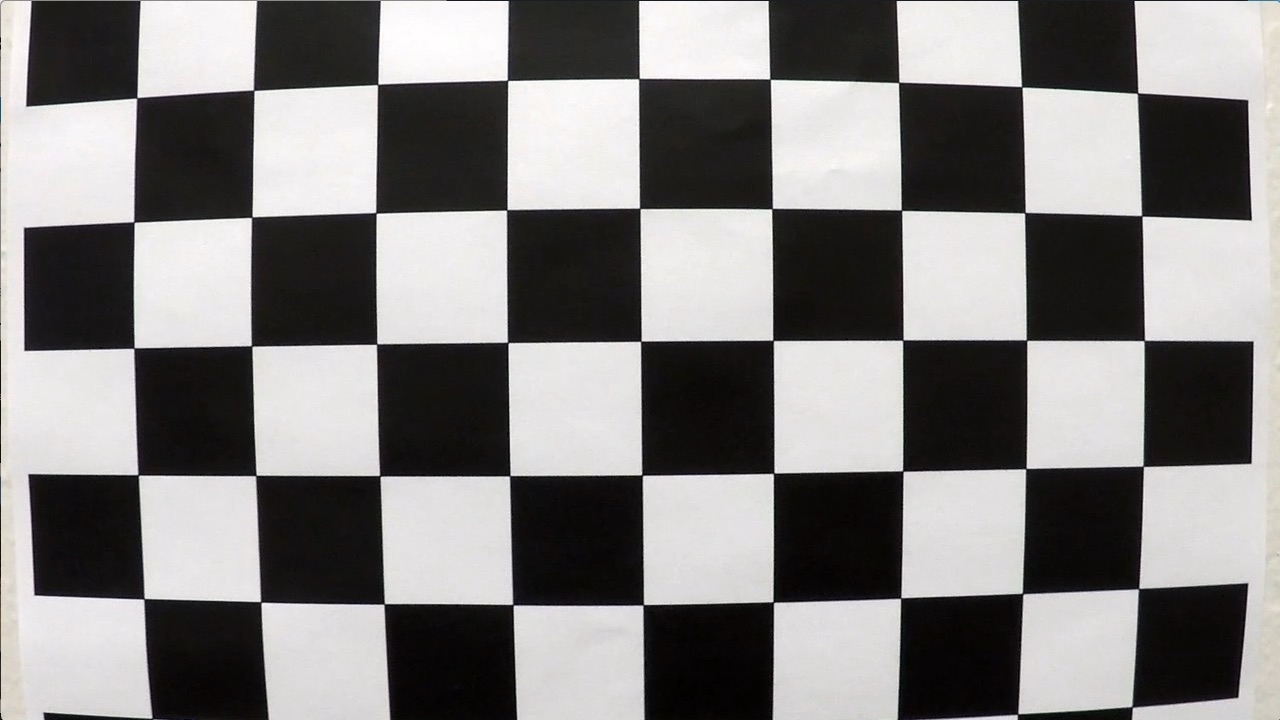
#> input picture CarND-Advanced-Lane-Lines-master/CarND-Advanced-Lane-Lines-master/camera_cal/calibration1.jpg, 1280 x 720 px; its folder holds only this picture in this run
$ jupyter execute --allow-errors example.ipynb   (shell and % lines are left out)   (older library calls are emulated)
#> lines starting #> are read from the running program, lines starting #| are printed output that depends on the picture; after the words box and inside, x2 and y2 are one past the last pixel; in counts of white or black regions, pixels touching at a corner belong together; long printed decimals are rounded
## Advanced Lane Finding Project

The goals / steps of this project are the following:

* Compute the camera calibration matrix and distortion coefficients given a set of chessboard images.
* Apply a distortion correction to raw images.
* Use color transforms, gradients, etc., to create a thresholded binary image.
* Apply a perspective transform to rectify binary image ("birds-eye view").
* Detect lane pixels and fit to find the lane boundary.
* Determine the curvature of the lane and vehicle position with respect to center.
* Warp the detected lane boundaries back onto the original image.
* Output visual display of the lane boundaries and numerical estimation of lane curvature and vehicle position.

---
## First, I'll compute the camera calibration using chessboard images

[cell 1]
import numpy as np
import cv2
import glob
import matplotlib.pyplot as plt
import matplotlib.image as mpimg

# prepare object points, like (0,0,0), (1,0,0), (2,0,0) ....,(6,5,0)
objp = np.zeros((6*9,3), np.float32)
objp[:,:2] = np.mgrid[0:9,0:6].T.reshape(-1,2)

# Arrays to store object points and image points from all the images.
objpoints = [] # 3d points in real world space
imgpoints = [] # 2d points in image plane.

# Make a list of calibration images
images = glob.glob('../camera_cal/calibration*.jpg')

# Step through the list and search for chessboard corners
for fname in images:
    img = cv2.imread(fname)
#> img is the input picture: shape (720, 1280, 3); mean B, G, R 127.8, 128.4, 130.1
    gray = cv2.cvtColor(img,cv2.COLOR_BGR2GRAY)

    # Find the chessboard corners
    ret, corners = cv2.findChessboardCorners(gray, (9,6),None)
#> ret = False; corners = None

    # If found, add object points, image points
    if ret == True:
        objpoints.append(objp)
        imgpoints.append(corners)

        # Draw and display the corners
        img = cv2.drawChessboardCorners(img, (9,6), corners, ret)
        cv2.imshow('img',img)
        cv2.waitKey(500)

cv2.destroyAllWindows()

## And so on and so forth...

[cell 2]
def cal_undistort(img, objpoints, imgpoints):
    # Use cv2.calibrateCamera() and cv2.undistort()
    ret, mtx, dist, rvecs, tvecs = cv2.calibrateCamera(objpoints, imgpoints, img_size,None,None)
    undist = cv2.undistort(img , mtx, dist, None, mtx)
    return undist

images = glob.glob('../camera_cal/calibration*.jpg')

#> (the rest of this cell did not finish here and is left out)

[cell 3]
import pickle
import numpy as np
import cv2
import glob
import matplotlib.pyplot as plt
import matplotlib.image as mpimg

image = mpimg.imread('curve.png')
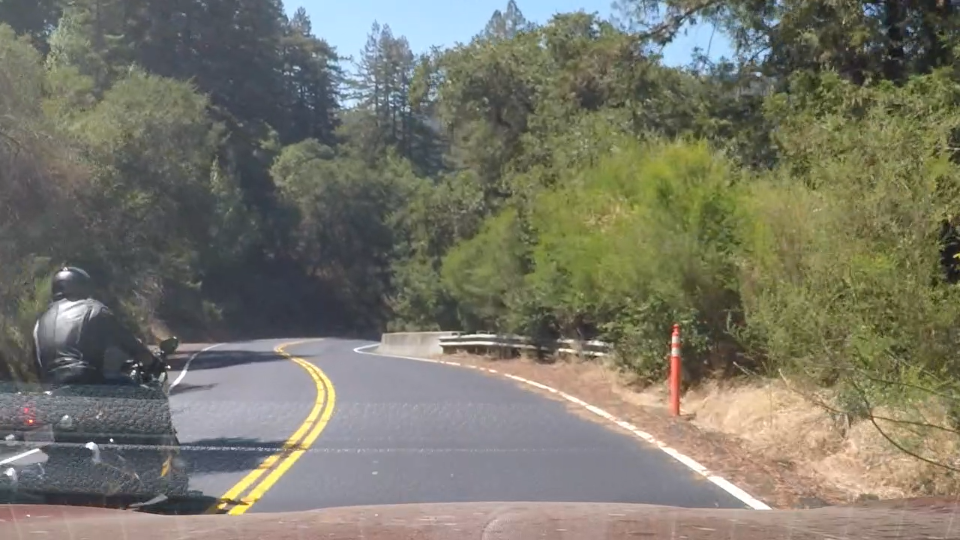
#> input picture CarND-Advanced-Lane-Lines-master/CarND-Advanced-Lane-Lines-master/examples/curve.png, 1920 x 1080 px (shown at 1/2 size)
#> image is the input picture: shape (1080, 1920, 4) float32; mean R, G, B, A 0.472, 0.466, 0.414, 1

def abs_sobel_thresh(img, orient='x', sobel_kernel=3, thresh=(0, 255)):

    # Apply the following steps to img
    # 1) Convert to grayscale
    gray = cv2.cvtColor(img, cv2.COLOR_RGB2GRAY)
    # 2) Take the derivative in x or y given orient = 'x' or 'y'
    sobelx = cv2.Sobel(gray, cv2.CV_64F, 1, 0, ksize=sobel_kernel)
    sobely = cv2.Sobel(gray, cv2.CV_64F, 0, 1, ksize=sobel_kernel)
    # 3) Take the absolute value of the derivative or gradient
    abs_sobelx = np.absolute(sobelx)
    # 4) Scale to 8-bit (0 - 255) then convert to type = np.uint8
    scaled_sobel = np.uint8(255*abs_sobelx/np.max(abs_sobelx))
    # 5) Create a mask of 1's where the scaled gradient magnitude
            # is > thresh_min and < thresh_max
    grad_binary = np.zeros_like(scaled_sobel)
    grad_binary[(scaled_sobel >= thresh[0]) & (scaled_sobel <= thresh[1])] = 1
    # 6) Return this mask as your binary_output image
    return grad_binary

def mag_thresh(img, sobel_kernel=3, mag_thresh=(0, 255)):
    # Convert to grayscale
    gray = cv2.cvtColor(img, cv2.COLOR_RGB2GRAY)
    # Take both Sobel x and y gradients
    sobelx = cv2.Sobel(gray, cv2.CV_64F, 1, 0, ksize=sobel_kernel)
    sobely = cv2.Sobel(gray, cv2.CV_64F, 0, 1, ksize=sobel_kernel)
    # Calculate the gradient magnitude
    gradmag = np.sqrt(sobelx**2 + sobely**2)
    # Rescale to 8 bit
    scale_factor = np.max(gradmag)/255
    gradmag = (gradmag/scale_factor).astype(np.uint8)
    # Create a binary image of ones where threshold is met, zeros otherwise
    mag_binary = np.zeros_like(gradmag)
    mag_binary[(gradmag >= mag_thresh[0]) & (gradmag <= mag_thresh[1])] = 1

    # Return the binary image
    return mag_binary

def dir_threshold(img, sobel_kernel=3, thresh=(0, np.pi/2)):

    # Apply the following steps to img
    # 1) Convert to grayscale
    gray = cv2.cvtColor(img, cv2.COLOR_RGB2GRAY)
    # 2) Take the gradient in x and y separately
    sobelx = cv2.Sobel(gray, cv2.CV_64F, 1,0, ksize=sobel_kernel)
    sobely = cv2.Sobel(gray, cv2.CV_64F, 0,1, ksize=sobel_kernel)
    # 3) Take the absolute value of the x and y gradients
    # 4) Use np.arctan2(abs_sobely, abs_sobelx) to calculate the direction of the gradient
    absgraddir = np.arctan2(np.absolute(sobely), np.absolute(sobelx))
    # 5) Create a binary mask where direction thresholds are met
    dir_binary = np.zeros_like(absgraddir)
    # 6) Return this mask as your binary_output image
    dir_binary[(absgraddir >= thresh[0]) & (absgraddir <= thresh[1])] = 1

    return dir_binary

def hls_select(img, thresh=(0, 255)):
    # 1) Convert to HLS color space
    hls = cv2.cvtColor(img, cv2.COLOR_RGB2HLS)
    # 2) Apply a threshold to the S channel
    s_channel = hls[:,:,2]
    # 3) Return a binary image of threshold result
    binary_output = np.zeros_like(s_channel)
    binary_output[(s_channel > thresh[0]) & (s_channel < thresh[1])] = 1
    return binary_output


ksize = 9 # Choose a larger odd number to smooth gradient measurements

    # Apply each of the thresholding functions
def combined_img(image, ksize):
    gradx = abs_sobel_thresh(image, orient='x', sobel_kernel=ksize, thresh=(20, 100))
    grady = abs_sobel_thresh(image, orient='y', sobel_kernel=ksize, thresh=(20, 100))
    mag_binary = mag_thresh(image, sobel_kernel=ksize, mag_thresh=(20, 100))
    dir_binary = dir_threshold(image, sobel_kernel=ksize, thresh=(0.7, 1.3))
    hls_binary = hls_select(image, thresh=(50, 255))

    combined = np.zeros_like(dir_binary)
    combined[((gradx == 1) & (grady == 1)) & ((mag_binary == 1) & (dir_binary == 1)) | (hls_binary == 1)] = 1

    return combined

combined = combined_img(image, ksize)
#> in combined_img, `gradx = abs_sobel_thresh(image, orient='x', sobel_kernel=ksize, thresh..`:
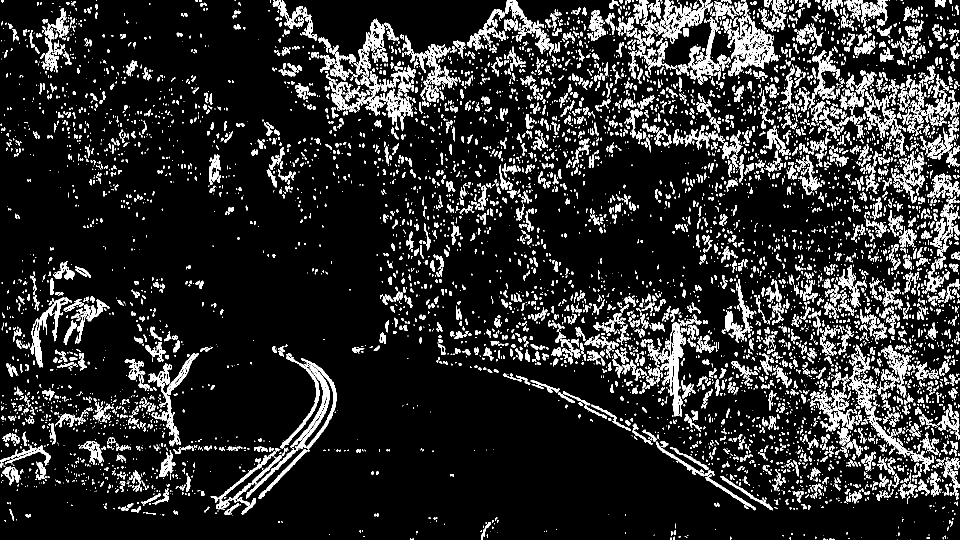
#> gradx: shape (1080, 1920) (shown at 1/2 size); values 0 (black) and 1 (white), 13.9% white; 8271 white regions (4869 under 20 px), largest, box (x1, y1, x2, y2) and area: (1454, 48, 1548, 153) 3732, (1324, 644, 1372, 834) 3126, (492, 727, 660, 997) 3098
#> in mag_thresh, `gradmag = np.sqrt(sobelx**2 + sobely**2)`:
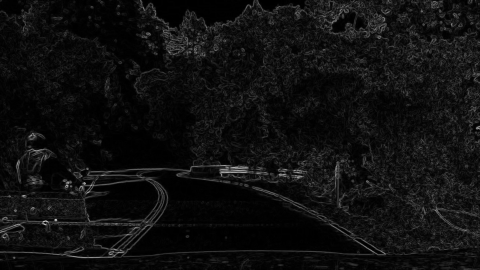
#> gradmag: shape (1080, 1920) float64 (shown at 1/4 size); min 0, max 6223.8, mean 388; drawn with min black and max white
#> in mag_thresh, `scale_factor = np.max(gradmag)/255`: scale_factor = 24.41
#> in combined_img, `dir_binary = dir_threshold(image, sobel_kernel=ksize, thresh=(0.7, 1.3))`:
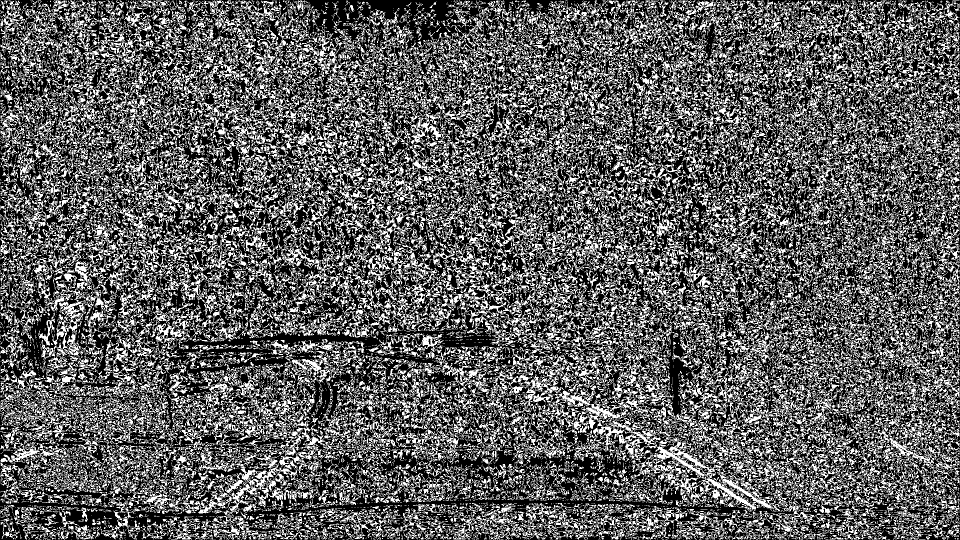
#> dir_binary: shape (1080, 1920) float64 (shown at 1/2 size); values 0 (black) and 1 (white), 36.8% white in thin lines or dots

f, (ax1, ax2) = plt.subplots(1, 2, figsize=(24, 9))
f.tight_layout()
ax1.imshow(image)
ax1.set_title('Original Image', fontsize=50)
ax2.imshow(combined, cmap='gray')
ax2.set_title('Thresholded Magnitude', fontsize=50)
plt.subplots_adjust(left=0., right=1, top=0.9, bottom=0.)

[cell 4]
def warper(img, src, dst):

    # Compute and apply perpective transform
    img_size = (img.shape[1], img.shape[0])
    M = cv2.getPerspectiveTransform(src, dst)
    warped = cv2.warpPerspective(img, M, img_size, flags=cv2.INTER_NEAREST)  # keep same size as input image

    return warped


src = np.float32([[520,460],[200,650],[950,650],[680,460]])
dst = np.float32([[320,0],[320,720],[960,720],[960,0]])

warped = warper(combined, src, dst)
plt.imshow(warped)
#plt.show()

[cell 5]
def find_lane_pixels(binary_warped):
    # Take a histogram of the bottom half of the image
    histogram = np.sum(binary_warped[binary_warped.shape[0]//2:,:], axis=0)
    # Create an output image to draw on and visualize the result
    out_img = np.dstack((binary_warped, binary_warped, binary_warped))
    # Find the peak of the left and right halves of the histogram
    # These will be the starting point for the left and right lines
    midpoint = np.int(histogram.shape[0]//2)
    leftx_base = np.argmax(histogram[:midpoint])
    rightx_base = np.argmax(histogram[midpoint:]) + midpoint

    # HYPERPARAMETERS
    # Choose the number of sliding windows
    nwindows = 9
    # Set the width of the windows +/- margin
    margin = 100
    # Set minimum number of pixels found to recenter window
    minpix = 50

    # Set height of windows - based on nwindows above and image shape
    window_height = np.int(binary_warped.shape[0]//nwindows)
    # Identify the x and y positions of all nonzero pixels in the image
    nonzero = binary_warped.nonzero()
    nonzeroy = np.array(nonzero[0])
    nonzerox = np.array(nonzero[1])
    # Current positions to be updated later for each window in nwindows
    leftx_current = leftx_base
    rightx_current = rightx_base

    # Create empty lists to receive left and right lane pixel indices
    left_lane_inds = []
    right_lane_inds = []

    # Step through the windows one by one
    for window in range(nwindows):
        # Identify window boundaries in x and y (and right and left)
        win_y_low = binary_warped.shape[0] - (window+1)*window_height
        win_y_high = binary_warped.shape[0] - window*window_height
        win_xleft_low = leftx_current - margin
        win_xleft_high = leftx_current + margin
        win_xright_low = rightx_current - margin
        win_xright_high = rightx_current + margin

        # Draw the windows on the visualization image
        cv2.rectangle(out_img,(win_xleft_low,win_y_low),
        (win_xleft_high,win_y_high),(0,255,0), 2)
        cv2.rectangle(out_img,(win_xright_low,win_y_low),
        (win_xright_high,win_y_high),(0,255,0), 2)

        # Identify the nonzero pixels in x and y within the window #
        good_left_inds = ((nonzeroy >= win_y_low) & (nonzeroy < win_y_high) &
        (nonzerox >= win_xleft_low) &  (nonzerox < win_xleft_high)).nonzero()[0]
        good_right_inds = ((nonzeroy >= win_y_low) & (nonzeroy < win_y_high) &
        (nonzerox >= win_xright_low) &  (nonzerox < win_xright_high)).nonzero()[0]

        # Append these indices to the lists
        left_lane_inds.append(good_left_inds)
        right_lane_inds.append(good_right_inds)

        # If you found > minpix pixels, recenter next window on their mean position
        if len(good_left_inds) > minpix:
            leftx_current = np.int(np.mean(nonzerox[good_left_inds]))
        if len(good_right_inds) > minpix:
            rightx_current = np.int(np.mean(nonzerox[good_right_inds]))

    # Concatenate the arrays of indices (previously was a list of lists of pixels)
    try:
        left_lane_inds = np.concatenate(left_lane_inds)
        right_lane_inds = np.concatenate(right_lane_inds)
    except ValueError:
        # Avoids an error if the above is not implemented fully
        pass

    # Extract left and right line pixel positions
    leftx = nonzerox[left_lane_inds]
    lefty = nonzeroy[left_lane_inds]
    rightx = nonzerox[right_lane_inds]
    righty = nonzeroy[right_lane_inds]

    return leftx, lefty, rightx, righty, out_img

def fit_polynomial(binary_warped):
    # Find our lane pixels first
    leftx, lefty, rightx, righty, out_img = find_lane_pixels(binary_warped)
#> in find_lane_pixels, `histogram = np.sum(binary_warped[binary_warped.shape[0]//2:,:], axis=0)`: histogram = 1920 values, max 26 at index 199, min 0 at index 406, mean 8.5
#> in find_lane_pixels, `leftx_base = np.argmax(histogram[:midpoint])`: leftx_base = 199
#> in find_lane_pixels, `rightx_base = np.argmax(histogram[midpoint:]) + midpoint`: rightx_base = 1082
#> in find_lane_pixels, `nonzero = binary_warped.nonzero()`: nonzero = 23465 positions, rows 0 to 1079, columns 0 to 1919
#> in find_lane_pixels, `leftx_current = leftx_base`: leftx_current = 199
#> in find_lane_pixels, `rightx_current = rightx_base`: rightx_current = 1082
#> the loop in find_lane_pixels, `for window in range(nwindows):` made 9 passes
#> (win_xleft_low, win_xleft_high, win_xright_low, win_xright_high, leftx_current, rightx_current) on passes 1, 3, 4: (99, 299, 982, 1182, 198, 1004), (98, 298, 904, 1104, 257, 1010), (157, 357, 910, 1110, 236, 1023)
#> after the loop in find_lane_pixels, `for window in range(nwindows):`:
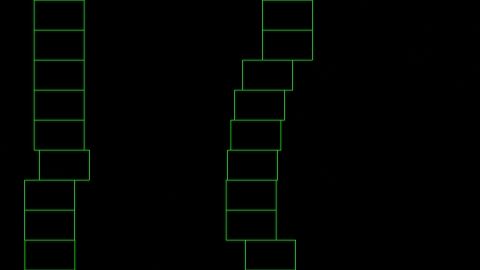
#> out_img: shape (1080, 1920, 3) float64 (shown at 1/4 size); mean of channels 0, 1, 2 0, 3, 0; drawn as B, G, R
#> after the loop in find_lane_pixels, `for window in range(nwindows):`: left_lane_inds = 9 items
#> in find_lane_pixels, `left_lane_inds = np.concatenate(left_lane_inds)`: left_lane_inds = 2419 values, max 23438 at index 943, min 5205 at index 2407, mean 15344
#> in find_lane_pixels, `right_lane_inds = np.concatenate(right_lane_inds)`: right_lane_inds = 2776 values, max 23464 at index 104, min 4658 at index 2696, mean 14001.6
#> in find_lane_pixels, `leftx = nonzerox[left_lane_inds]`: leftx = 2419 values, max 356 at index 1056, min 99 at index 110, mean 223.9
#> in find_lane_pixels, `lefty = nonzeroy[left_lane_inds]`: lefty = 2419 values, max 1079 at index 937, min 355 at index 2407, mean 822.4
#> in find_lane_pixels, `rightx = nonzerox[right_lane_inds]`: rightx = 2776 values, max 1169 at index 2696, min 904 at index 192, mean 1026.8
#> in find_lane_pixels, `righty = nonzeroy[right_lane_inds]`: righty = 2776 values, max 1079 at index 103, min 314 at index 2696, mean 693.8

    # Fit a second order polynomial to each using `np.polyfit`
    left_fit = np.polyfit(lefty, leftx, 2)
    right_fit = np.polyfit(righty, rightx, 2)

    # Generate x and y values for plotting
    ploty = np.linspace(0, binary_warped.shape[0]-1, binary_warped.shape[0] )
    try:
        left_fitx = left_fit[0]*ploty**2 + left_fit[1]*ploty + left_fit[2]
        right_fitx = right_fit[0]*ploty**2 + right_fit[1]*ploty + right_fit[2]
    except TypeError:
        # Avoids an error if `left` and `right_fit` are still none or incorrect
        print('The function failed to fit a line!')
        left_fitx = 1*ploty**2 + 1*ploty
        right_fitx = 1*ploty**2 + 1*ploty

    ## Visualization ##
    # Colors in the left and right lane regions
    out_img[lefty, leftx] = [255, 0, 0]
    out_img[righty, rightx] = [0, 0, 255]

    # Plots the left and right polynomials on the lane lines
    plt.plot(left_fitx, ploty, color='yellow')
    plt.plot(right_fitx, ploty, color='yellow')

    return out_img # ploty, left_fitx, right_fitx

out_img = fit_polynomial(warped)
#> in fit_polynomial, `left_fit = np.polyfit(lefty, leftx, 2)`: left_fit = [-7.25e-05, 0.0121, 265.5]
#> in fit_polynomial, `right_fit = np.polyfit(righty, rightx, 2)`: right_fit = [0.000373, -0.654, 1292.3]
#> in fit_polynomial, `left_fitx = left_fit[0]*ploty**2 + left_fit[1]*ploty + left_fit[2]`: left_fitx = 1080 values, max 266 at index 83, min 194.2 at index 1079, mean 243.9
#> in fit_polynomial, `right_fitx = right_fit[0]*ploty**2 + right_fit[1]*ploty + right_fit[2]`: right_fitx = 1080 values, max 1292.3 at index 0, min 1005.2 at index 877, mean 1084

plt.imshow(out_img)
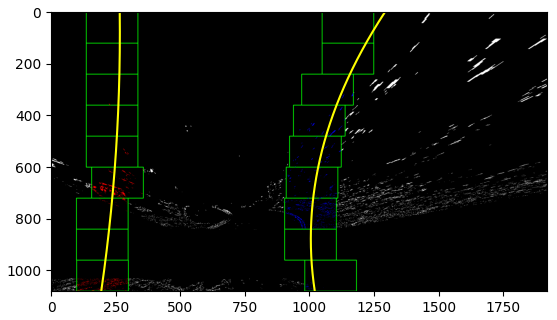
#> figure drawn by matplotlib, 1 panel

[cell 6]
def fitx_polynomial(binary_warped, ym_per_pix, xm_per_pix):
    # Find our lane pixels first
    leftx, lefty, rightx, righty, out_img = find_lane_pixels(binary_warped)

    # Fit a second order polynomial to each using `np.polyfit`
    left_fit = np.polyfit(lefty, leftx, 2)
    right_fit = np.polyfit(righty, rightx, 2)

    # Generate x and y values for plotting
    ploty = np.linspace(0, binary_warped.shape[0]-1, binary_warped.shape[0] )
    try:
        left_fitx = left_fit[0]*ploty**2 + left_fit[1]*ploty + left_fit[2]
        right_fitx = right_fit[0]*ploty**2 + right_fit[1]*ploty + right_fit[2]
    except TypeError:
        # Avoids an error if `left` and `right_fit` are still none or incorrect
        print('The function failed to fit a line!')
        left_fitx = 1*ploty**2 + 1*ploty
        right_fitx = 1*ploty**2 + 1*ploty

    left_fit_cr = np.polyfit(ploty*ym_per_pix, left_fitx*xm_per_pix, 2)
    right_fit_cr = np.polyfit(ploty*ym_per_pix, right_fitx*xm_per_pix, 2)

    return ploty, left_fit_cr, right_fit_cr


def measure_curvature_real():
    '''
    Calculates the curvature of polynomial functions in meters.
    '''
    # Define conversions in x and y from pixels space to meters
    ym_per_pix = 30/720 # meters per pixel in y dimension
    xm_per_pix = 3.7/700 # meters per pixel in x dimension

    # Start by generating our fake example data
    # Make sure to feed in your real data instead in your project!
    ploty, left_fit_cr, right_fit_cr = fitx_polynomial(warped, ym_per_pix, xm_per_pix)
#> the loop in find_lane_pixels (call 2), `for window in range(nwindows):` made 9 passes
#> in fitx_polynomial, `left_fit = np.polyfit(lefty, leftx, 2)`: left_fit = [-7.25e-05, 0.0121, 265.5]
#> in fitx_polynomial, `right_fit = np.polyfit(righty, rightx, 2)`: right_fit = [0.000373, -0.654, 1292.3]
#> in fitx_polynomial, `left_fit_cr = np.polyfit(ploty*ym_per_pix, left_fitx*xm_per_pix, 2)`: left_fit_cr = [-0.000221, 0.00153, 1.4]
#> in fitx_polynomial, `right_fit_cr = np.polyfit(ploty*ym_per_pix, right_fitx*xm_per_pix, 2)`: right_fit_cr = [0.00114, -0.083, 6.83]

    # Define y-value where we want radius of curvature
    # We'll choose the maximum y-value, corresponding to the bottom of the image
    y_eval = np.max(ploty)

    # Calculation of R_curve (radius of curvature)
    left_curverad = ((1 + (2*left_fit_cr[0]*y_eval*ym_per_pix + left_fit_cr[1])**2)**1.5) / np.absolute(2*left_fit_cr[0])
    right_curverad = ((1 + (2*right_fit_cr[0]*y_eval*ym_per_pix + right_fit_cr[1])**2)**1.5) / np.absolute(2*right_fit_cr[0])

    return left_curverad, right_curverad

# Calculate the radius of curvature in pixels for both lane lines
left_curverad, right_curverad = measure_curvature_real()
#> in measure_curvature_real, `ploty, left_fit_cr, right_fit_cr = fitx_polynomial(warped, ym_per_pix,..`: ploty = 1080 values from 0 to 1079; left_fit_cr = [-0.000221, 0.00153, 1.4]; right_fit_cr = [0.00114, -0.083, 6.83]
#> in measure_curvature_real, `y_eval = np.max(ploty)`: y_eval = 1079
#> in measure_curvature_real, `left_curverad = ((1 + (2*left_fit_cr[0]*y_eval*ym_per_pix + left_fit_c..`: left_curverad = 2267.4
#> in measure_curvature_real, `right_curverad = ((1 + (2*right_fit_cr[0]*y_eval*ym_per_pix + right_fi..`: right_curverad = 440.7
#> left_curverad = 2267.4; right_curverad = 440.7

print(left_curverad, right_curverad)
#| 2267.363 440.665
# Should see values of 1625.06 and 1976.30 here, if using
# the default `generate_data` function with given seed number

[cell 7]
def cal_undistort(img, objpoints, imgpoints):
    # Use cv2.calibrateCamera() and cv2.undistort()
    img_size = (img.shape[1], img.shape[0])
    ret, mtx, dist, rvecs, tvecs = cv2.calibrateCamera(objpoints, imgpoints, img_size,None,None)
    undist = cv2.undistort(img , mtx, dist, None, mtx)
    return undist

# [303 lines left out: functions abs_sobel_thresh, mag_thresh, dir_threshold, hls_select, combined_img, region_of_interest and 7 more, not called in this run]

[cell 8]
img = mpimg.imread('curve.png')
img_copy = np.copy(img)

#> (the rest of this cell did not finish here and is left out)
